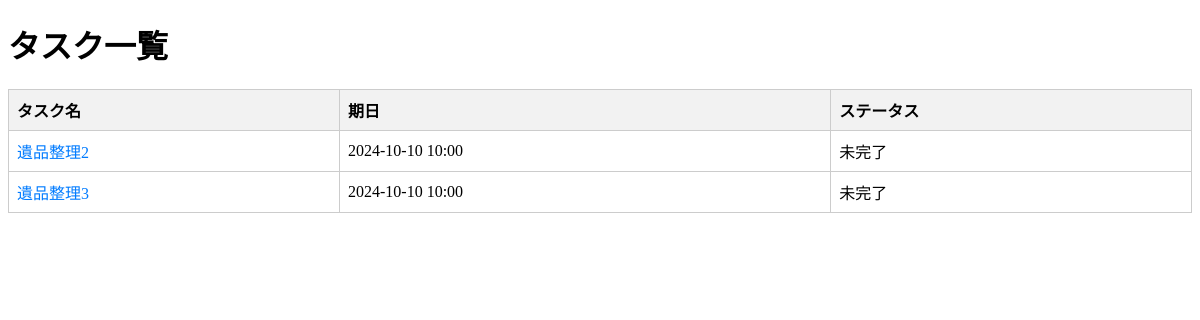
The page /task_list on the database as committed earlier.
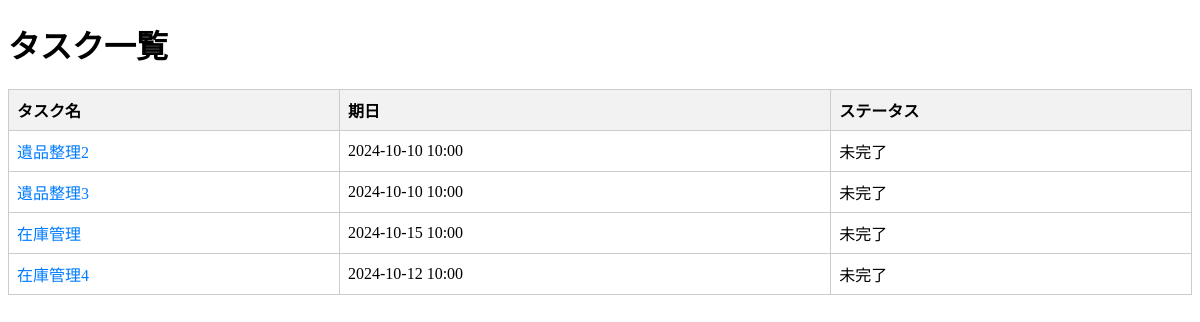
The same page on the database as committed later.
### models.py (models this page shows)
class Task(db.Model):
    id = db.Column(db.Integer, primary_key=True)
    title = db.Column(db.String(100), nullable=False)
    due_date = db.Column(db.DateTime, nullable=False)
    requester_email = db.Column(db.String(100), nullable=False)
    assignee_email = db.Column(db.String(100), nullable=False)
    remind_start_date = db.Column(db.DateTime, nullable=False)
    remind_interval = db.Column(db.String(10), nullable=False)  # "daily" or "weekly"
    is_completed = db.Column(db.Boolean, default=False)  # タスクのステータス

### routes.py (the view)
@main.route('/task_list')
def task_list():
    tasks = Task.query.filter_by(is_completed=False).all()  # 未完了のタスクのみを取得
    return render_template('task_list.html', tasks=tasks)

### templates/task_list.html (shortened to what this page needs)
<!DOCTYPE html>
<html lang="ja">
<head>
</head>
<body>
    <h1>タスク一覧</h1>
    <table>
        <thead>
            <tr>
                <th>タスク名</th>
                <th>期日</th>
                <th>ステータス</th>
            </tr>
        </thead>
        <tbody>
            {% for task in tasks %}
                <tr>
                    <td>
                        <a href="{{ url_for('main.task_detail', task_id=task.id) }}">{{ task.title }}</a>
                    </td>
                    <td>{{ task.due_date.strftime('%Y-%m-%d %H:%M') }}</td>
                    <td>{{ '完了' if task.is_completed else '未完了' }}</td>
                </tr>
            {% endfor %}
        </tbody>
    </table>
</body>
</html>

### templates/task_list.html (style rules this page uses)
table { width: 100%; border-collapse: collapse; }
th, td { border: 1px solid #ccc; padding: 8px; text-align: left; }
th { background-color: #f2f2f2; }
a { text-decoration: none; color: #007BFF; }

Rows that differ between the two databases and show on the page:
added Task: title "在庫管理", due_date "2024-10-15 10:00", is_completed "未完了"
added Task: title "在庫管理4", due_date "2024-10-12 10:00", is_completed "未完了"
